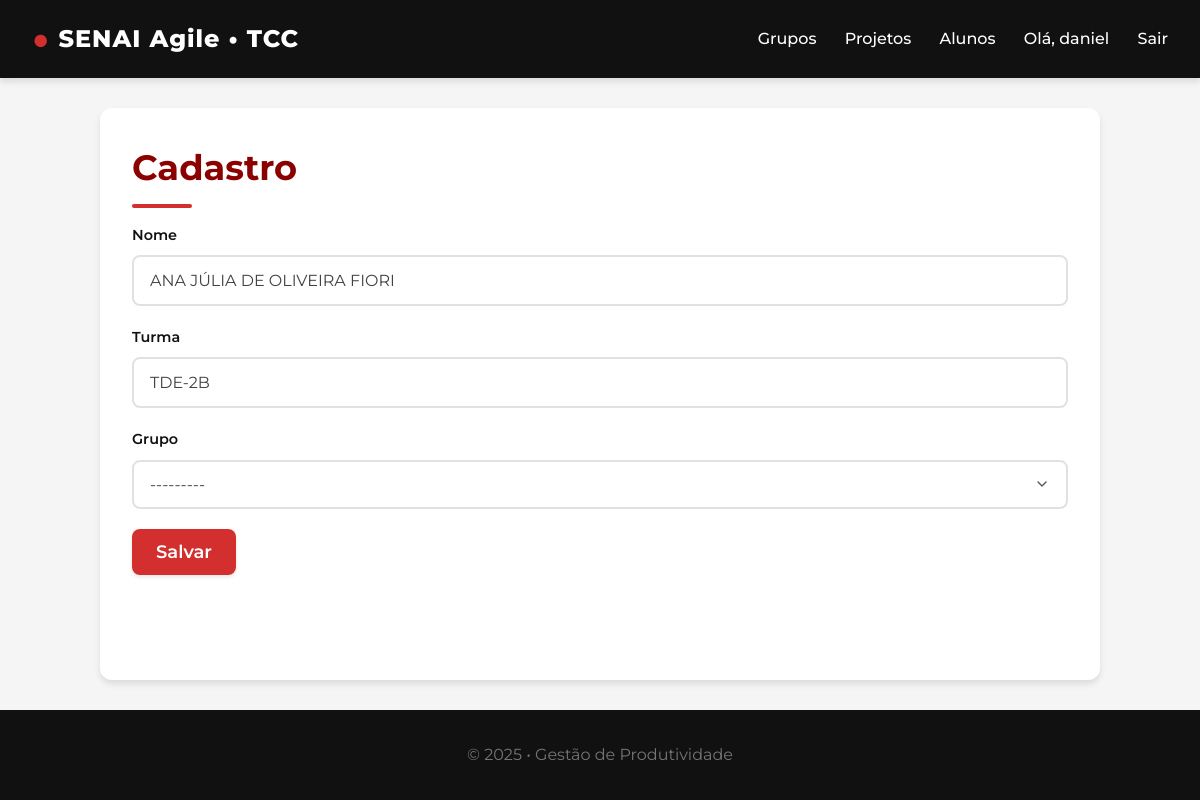
/produtividade/alunos/34/editar/ (signed in), run on an earlier commit of the app's database.
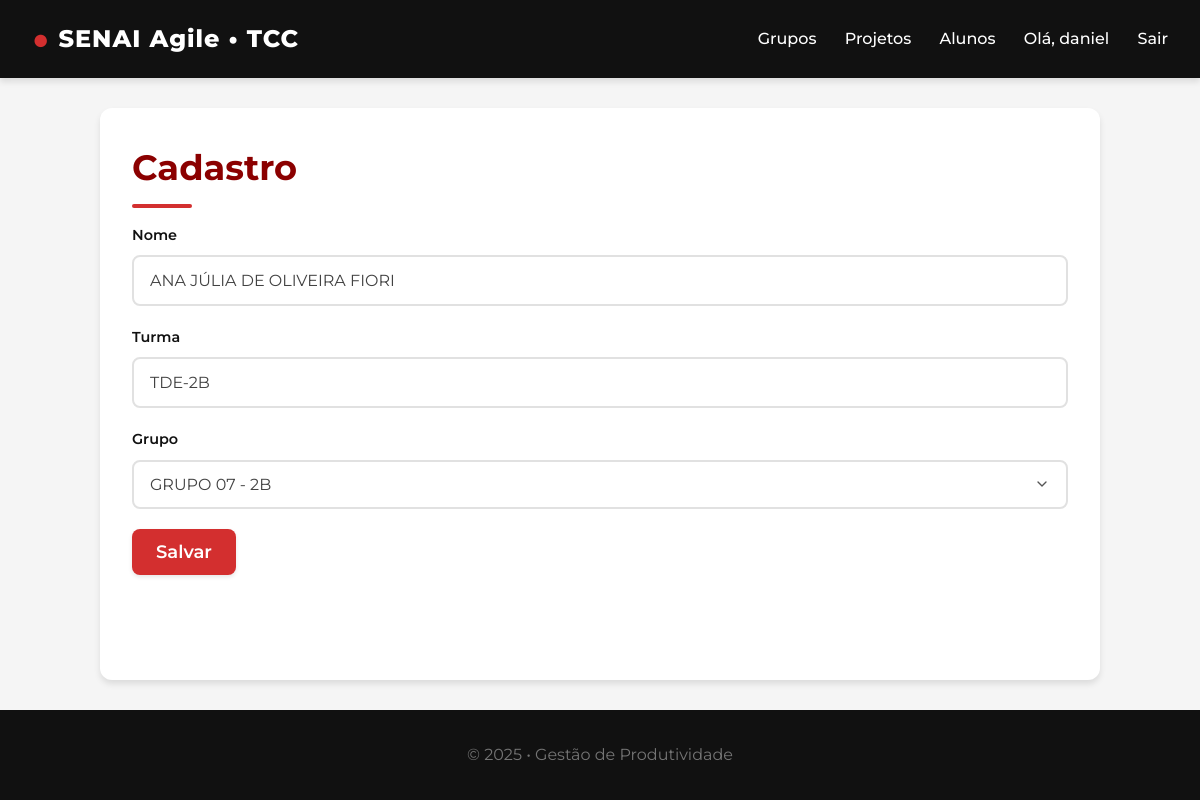
And on a later commit of the database.
### produtividade/models.py (models this page shows, shortened)
class Student(models.Model):
    nome = models.CharField(max_length=120)
    turma = models.CharField(max_length=50)  # <— antes era email
    grupo = models.ForeignKey(Group, on_delete=models.SET_NULL, null=True, blank=True, related_name='alunos')

### produtividade/views.py (the view)
# urls.py: path('alunos/<int:pk>/editar/', views.StudentUpdateView.as_view(), name='student_update'),
class StudentUpdateView(LoginRequiredMixin, UpdateView):
    model = Student
    form_class = StudentForm
    template_name = 'produtividade/form.html'
    success_url = reverse_lazy('produtividade:student_list')

### produtividade/forms.py
class StudentForm(BaseStyledForm):
    class Meta:
        model = Student
        fields = ['nome', 'turma', 'grupo']  # <— antes: 'email'
        widgets = {
            'nome': forms.TextInput(attrs={'placeholder': 'Nome do aluno'}),
            'turma': forms.TextInput(attrs={'placeholder': 'Turma (ex.: 3ºA Info)'}),
            'grupo': forms.Select(),
        }

### produtividade/models.py (called while the page is built)
    def __str__(self):
        return self.nome

### produtividade/templates/produtividade/form.html (shortened to what this page needs)
{% extends 'produtividade/base.html' %}
{% block content %}
<h1>Cadastro</h1>
<form method="post">
  {% for field in form.visible_fields %}
    <div class="input-group">
      <label for="{{ field.id_for_label }}" class="input-label">{{ field.label }}</label>
      {{ field }}
    </div>
  {% endfor %}
  <button class="btn primary" type="submit">Salvar</button>
</form>
{% endblock %}

What changed in the data, as far as the page shows it:
changed Student "ANA JÚLIA DE OLIVEIRA FIORI": grupo "---------" → "GRUPO 07 - 2B"
